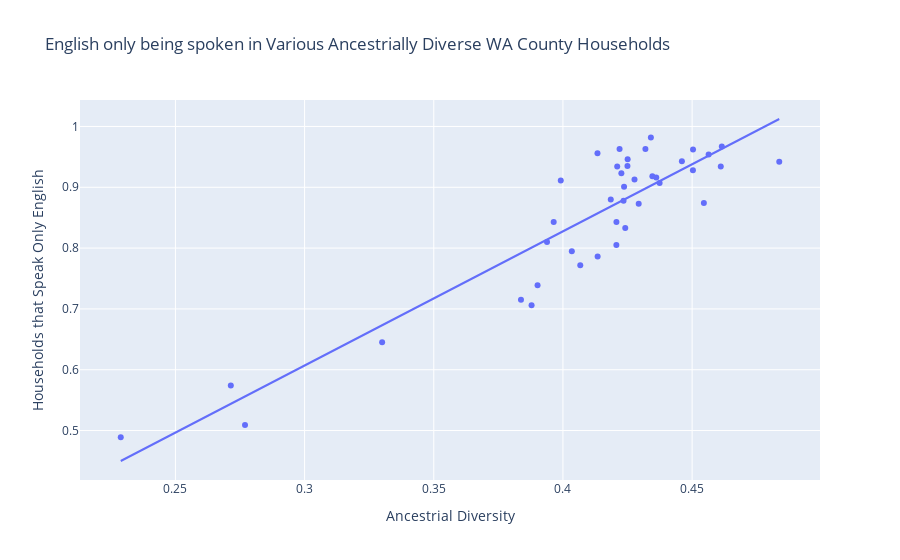

The cell this chart's notebook holds for it:
### Code cell
# let's test the strength of the relationships of the two variables: 
# diversity in each county and english only being spoken in households
fig = px.scatter(diverse_lang, x='diversity_ratio', y='english_only', trendline='ols', 
                    title='English only being spoken in Various Ancestrially Diverse WA County Households',
                    labels=dict(diversity_ratio="Ancestrial Diversity", english_only="Households that Speak Only English"))
fig.show()

# Testing for all data points to be on the plot
assert sorted(fig.to_dict()['data'][0]['y']) == sorted(diverse_lang['english_only'].tolist()), "Data points do not match expected"

### Figure 1 — Plotly figure (JSON) as saved in the notebook; plotly's stock layout.template omitted (floating-point values rounded to 4 significant figures)
{"data": [{"hovertemplate": "Ancestrial Diversity=%{x}<br>Households that Speak Only English=%{y}<extra></extra>", "legendgroup": "", "marker": {"color": "#636efa", "symbol": "circle"}, "mode": "markers", "name": "", "orientation": "h", "showlegend": false, "type": "scatter", "x": [0.4034, 0.2288, 0.4134, 0.4134, 0.3902, 0.446, 0.4207, 0.421, 0.4226, 0.3838, 0.4319, 0.2769, 0.4219, 0.33, 0.3992, 0.4374, 0.4837, 0.3879, 0.4361, 0.425, 0.4546, 0.4346, 0.4615, 0.4277, 0.3938, 0.4237, 0.434, 0.3964, 0.4611, 0.4241, 0.4564, 0.4067, 0.4503, 0.4504, 0.4185, 0.425, 0.4207, 0.4235, 0.4293, 0.2714], "xaxis": "x", "y": [0.795, 0.489, 0.956, 0.786, 0.739, 0.943, 0.843, 0.934, 0.923, 0.715, 0.963, 0.509, 0.963, 0.645, 0.911, 0.907, 0.942, 0.706, 0.916, 0.935, 0.874, 0.918, 0.967, 0.913, 0.81, 0.901, 0.982, 0.843, 0.934, 0.833, 0.954, 0.772, 0.928, 0.962, 0.88, 0.946, 0.805, 0.878, 0.873, 0.574], "yaxis": "y"}, {"hovertemplate": "<b>OLS trendline</b><br>english_only = 2.20645 * diversity_ratio + -0.0550222<br>R<sup>2</sup>=0.825389<br><br>Ancestrial Diversity=%{x}<br>Households that Speak Only English=%{y} <b>(trend)</b><extra></extra>", "legendgroup": "", "marker": {"color": "#636efa", "symbol": "circle"}, "mode": "lines", "name": "", "showlegend": false, "type": "scatter", "x": [0.2288, 0.2714, 0.2769, 0.33, 0.3838, 0.3879, 0.3902, 0.3938, 0.3964, 0.3992, 0.4034, 0.4067, 0.4134, 0.4134, 0.4185, 0.4207, 0.4207, 0.421, 0.4219, 0.4226, 0.4235, 0.4237, 0.4241, 0.425, 0.425, 0.4277, 0.4293, 0.4319, 0.434, 0.4346, 0.4361, 0.4374, 0.446, 0.4503, 0.4504, 0.4546, 0.4564, 0.4611, 0.4615, 0.4837], "xaxis": "x", "y": [0.4499, 0.5439, 0.556, 0.6731, 0.7917, 0.8008, 0.8059, 0.8139, 0.8197, 0.8257, 0.8352, 0.8424, 0.8571, 0.8572, 0.8684, 0.8732, 0.8732, 0.8739, 0.8759, 0.8775, 0.8793, 0.8798, 0.8808, 0.8827, 0.8828, 0.8887, 0.8923, 0.898, 0.9027, 0.9039, 0.9072, 0.9101, 0.9292, 0.9386, 0.9387, 0.9479, 0.952, 0.9624, 0.9633, 1.012], "yaxis": "y"}], "layout": {"legend": {"tracegroupgap": 0}, "title": {"text": "English only being spoken in Various Ancestrially Diverse WA County Households"}, "xaxis": {"anchor": "y", "domain": [0, 1], "title": {"text": "Ancestrial Diversity"}}, "yaxis": {"anchor": "x", "domain": [0, 1], "title": {"text": "Households that Speak Only English"}}}}
